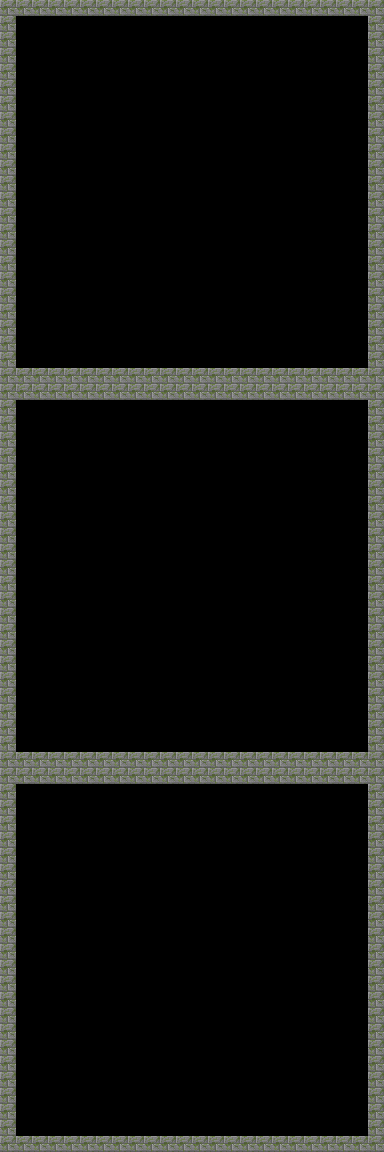

This is a level from a 2D game, rendered from its Tiled map with the project's own tilesets. A one-line summary and the complete map file follow:
An orthogonal 24x72 tile map with 16x16 px tiles, 1 tile layer (Capa de patrones 1).

<map version="1.4" tiledversion="1.4.2" orientation="orthogonal" renderorder="right-down" width="24" height="72" tilewidth="16" tileheight="16" infinite="0" nextlayerid="2" nextobjectid="1">
 <tileset firstgid="1" source="Tilesets/tileset_1.tsx" />
 <layer id="1" name="Capa de patrones 1" width="24" height="72">
  <data encoding="csv">
4,4,4,4,4,4,4,4,4,4,4,4,4,4,4,4,4,4,4,4,4,4,4,4,
4,0,0,0,0,0,0,0,0,0,0,0,0,0,0,0,0,0,0,0,0,0,0,4,
4,0,0,0,0,0,0,0,0,0,0,0,0,0,0,0,0,0,0,0,0,0,0,4,
4,0,0,0,0,0,0,0,0,0,0,0,0,0,0,0,0,0,0,0,0,0,0,4,
4,0,0,0,0,0,0,0,0,0,0,0,0,0,0,0,0,0,0,0,0,0,0,4,
4,0,0,0,0,0,0,0,0,0,0,0,0,0,0,0,0,0,0,0,0,0,0,4,
4,0,0,0,0,0,0,0,0,0,0,0,0,0,0,0,0,0,0,0,0,0,0,4,
4,0,0,0,0,0,0,0,0,0,0,0,0,0,0,0,0,0,0,0,0,0,0,4,
4,0,0,0,0,0,0,0,0,0,0,0,0,0,0,0,0,0,0,0,0,0,0,4,
4,0,0,0,0,0,0,0,0,0,0,0,0,0,0,0,0,0,0,0,0,0,0,4,
4,0,0,0,0,0,0,0,0,0,0,0,0,0,0,0,0,0,0,0,0,0,0,4,
4,0,0,0,0,0,0,0,0,0,0,0,0,0,0,0,0,0,0,0,0,0,0,4,
4,0,0,0,0,0,0,0,0,0,0,0,0,0,0,0,0,0,0,0,0,0,0,4,
4,0,0,0,0,0,0,0,0,0,0,0,0,0,0,0,0,0,0,0,0,0,0,4,
4,0,0,0,0,0,0,0,0,0,0,0,0,0,0,0,0,0,0,0,0,0,0,4,
4,0,0,0,0,0,0,0,0,0,0,0,0,0,0,0,0,0,0,0,0,0,0,4,
4,0,0,0,0,0,0,0,0,0,0,0,0,0,0,0,0,0,0,0,0,0,0,4,
4,0,0,0,0,0,0,0,0,0,0,0,0,0,0,0,0,0,0,0,0,0,0,4,
4,0,0,0,0,0,0,0,0,0,0,0,0,0,0,0,0,0,0,0,0,0,0,4,
4,0,0,0,0,0,0,0,0,0,0,0,0,0,0,0,0,0,0,0,0,0,0,4,
4,0,0,0,0,0,0,0,0,0,0,0,0,0,0,0,0,0,0,0,0,0,0,4,
4,0,0,0,0,0,0,0,0,0,0,0,0,0,0,0,0,0,0,0,0,0,0,4,
4,0,0,0,0,0,0,0,0,0,0,0,0,0,0,0,0,0,0,0,0,0,0,4,
4,4,4,4,4,4,4,4,4,4,4,4,4,4,4,4,4,4,4,4,4,4,4,4,
4,4,4,4,4,4,4,4,4,4,4,4,4,4,4,4,4,4,4,4,4,4,4,4,
4,0,0,0,0,0,0,0,0,0,0,0,0,0,0,0,0,0,0,0,0,0,0,4,
4,0,0,0,0,0,0,0,0,0,0,0,0,0,0,0,0,0,0,0,0,0,0,4,
4,0,0,0,0,0,0,0,0,0,0,0,0,0,0,0,0,0,0,0,0,0,0,4,
4,0,0,0,0,0,0,0,0,0,0,0,0,0,0,0,0,0,0,0,0,0,0,4,
4,0,0,0,0,0,0,0,0,0,0,0,0,0,0,0,0,0,0,0,0,0,0,4,
4,0,0,0,0,0,0,0,0,0,0,0,0,0,0,0,0,0,0,0,0,0,0,4,
4,0,0,0,0,0,0,0,0,0,0,0,0,0,0,0,0,0,0,0,0,0,0,4,
4,0,0,0,0,0,0,0,0,0,0,0,0,0,0,0,0,0,0,0,0,0,0,4,
4,0,0,0,0,0,0,0,0,0,0,0,0,0,0,0,0,0,0,0,0,0,0,4,
4,0,0,0,0,0,0,0,0,0,0,0,0,0,0,0,0,0,0,0,0,0,0,4,
4,0,0,0,0,0,0,0,0,0,0,0,0,0,0,0,0,0,0,0,0,0,0,4,
4,0,0,0,0,0,0,0,0,0,0,0,0,0,0,0,0,0,0,0,0,0,0,4,
4,0,0,0,0,0,0,0,0,0,0,0,0,0,0,0,0,0,0,0,0,0,0,4,
4,0,0,0,0,0,0,0,0,0,0,0,0,0,0,0,0,0,0,0,0,0,0,4,
4,0,0,0,0,0,0,0,0,0,0,0,0,0,0,0,0,0,0,0,0,0,0,4,
4,0,0,0,0,0,0,0,0,0,0,0,0,0,0,0,0,0,0,0,0,0,0,4,
4,0,0,0,0,0,0,0,0,0,0,0,0,0,0,0,0,0,0,0,0,0,0,4,
4,0,0,0,0,0,0,0,0,0,0,0,0,0,0,0,0,0,0,0,0,0,0,4,
4,0,0,0,0,0,0,0,0,0,0,0,0,0,0,0,0,0,0,0,0,0,0,4,
4,0,0,0,0,0,0,0,0,0,0,0,0,0,0,0,0,0,0,0,0,0,0,4,
4,0,0,0,0,0,0,0,0,0,0,0,0,0,0,0,0,0,0,0,0,0,0,4,
4,0,0,0,0,0,0,0,0,0,0,0,0,0,0,0,0,0,0,0,0,0,0,4,
4,4,4,4,4,4,4,4,4,4,4,4,4,4,4,4,4,4,4,4,4,4,4,4,
4,4,4,4,4,4,4,4,4,4,4,4,4,4,4,4,4,4,4,4,4,4,4,4,
4,0,0,0,0,0,0,0,0,0,0,0,0,0,0,0,0,0,0,0,0,0,0,4,
4,0,0,0,0,0,0,0,0,0,0,0,0,0,0,0,0,0,0,0,0,0,0,4,
4,0,0,0,0,0,0,0,0,0,0,0,0,0,0,0,0,0,0,0,0,0,0,4,
4,0,0,0,0,0,0,0,0,0,0,0,0,0,0,0,0,0,0,0,0,0,0,4,
4,0,0,0,0,0,0,0,0,0,0,0,0,0,0,0,0,0,0,0,0,0,0,4,
4,0,0,0,0,0,0,0,0,0,0,0,0,0,0,0,0,0,0,0,0,0,0,4,
4,0,0,0,0,0,0,0,0,0,0,0,0,0,0,0,0,0,0,0,0,0,0,4,
4,0,0,0,0,0,0,0,0,0,0,0,0,0,0,0,0,0,0,0,0,0,0,4,
4,0,0,0,0,0,0,0,0,0,0,0,0,0,0,0,0,0,0,0,0,0,0,4,
4,0,0,0,0,0,0,0,0,0,0,0,0,0,0,0,0,0,0,0,0,0,0,4,
4,0,0,0,0,0,0,0,0,0,0,0,0,0,0,0,0,0,0,0,0,0,0,4,
4,0,0,0,0,0,0,0,0,0,0,0,0,0,0,0,0,0,0,0,0,0,0,4,
4,0,0,0,0,0,0,0,0,0,0,0,0,0,0,0,0,0,0,0,0,0,0,4,
4,0,0,0,0,0,0,0,0,0,0,0,0,0,0,0,0,0,0,0,0,0,0,4,
4,0,0,0,0,0,0,0,0,0,0,0,0,0,0,0,0,0,0,0,0,0,0,4,
4,0,0,0,0,0,0,0,0,0,0,0,0,0,0,0,0,0,0,0,0,0,0,4,
4,0,0,0,0,0,0,0,0,0,0,0,0,0,0,0,0,0,0,0,0,0,0,4,
4,0,0,0,0,0,0,0,0,0,0,0,0,0,0,0,0,0,0,0,0,0,0,4,
4,0,0,0,0,0,0,0,0,0,0,0,0,0,0,0,0,0,0,0,0,0,0,4,
4,0,0,0,0,0,0,0,0,0,0,0,0,0,0,0,0,0,0,0,0,0,0,4,
4,0,0,0,0,0,0,0,0,0,0,0,0,0,0,0,0,0,0,0,0,0,0,4,
4,0,0,0,0,0,0,0,0,0,0,0,0,0,0,0,0,0,0,0,0,0,0,4,
4,4,4,4,4,4,4,4,4,4,4,4,4,4,4,4,4,4,4,4,4,4,4,4
</data>
 </layer>
</map>